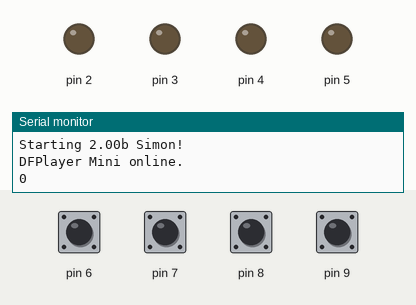
A sketch run on a simulated Arduino Uno, built with avr-gcc and run on an emulated ATmega328P. On the bench: output pins drawn as LEDs (lit = HIGH), the last lines printed to the serial monitor. Dashed ring = blinking. Inputs (shaded band) come from the test bench; at power-on: pin 6–9 HIGH. Random numbers use the default seed unless the sketch sets one; the audio player accepts every command and is not drawn.

Above: at 11.8 s.
11.9 s: pin 6 pulled LOW for 0.15 s
At 12.15 s:
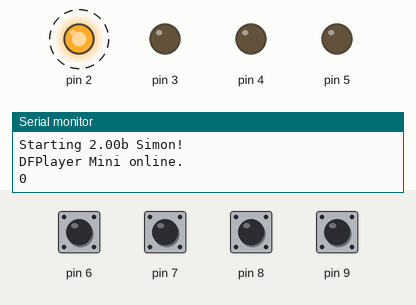
At 13.97 s:
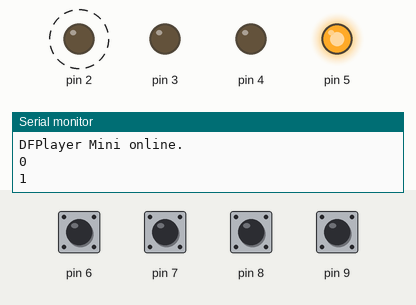
15.0 s: pin 7 pulled LOW for 0.15 s
At 15.25 s:
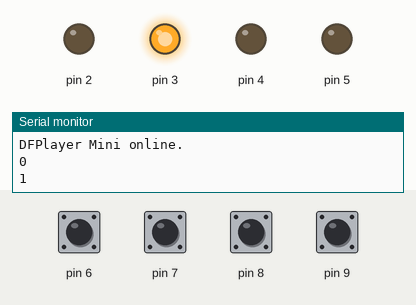
Timing chart, 0 to 24.0 s (numbered marks = the images above; inputs shaded):
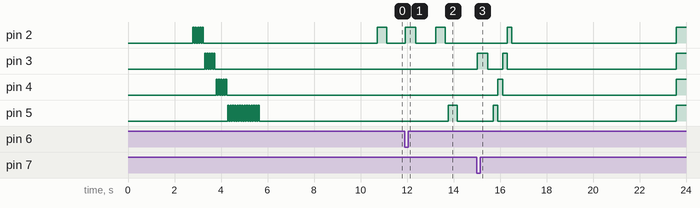

The sketch:

ToobersArduino.ino
```cpp
// (licence header left out)
#include "SoftwareSerial.h"
#include "DFRobotDFPlayerMini.h"

SoftwareSerial mySoftwareSerial(10, 11);                  // RX, TX
DFRobotDFPlayerMini myDFPlayer;                           // Create myDFPlayer of the DFPlayer Class

int MAX_SCORE = 100;
int state = 0;                                            // Create a variable to store the 'state' of the game
                                                          // - State 0: Game is playing starting sequence
                                                          // - State 1: Playing the sequence
                                                          // - State 2: Waiting user input response
                                                          // - State 3: Game is over! Awaiting user to press green to continue

int score = 0;                                            // Keeps track of the score
int sequence[101];                                        // Keeps track of the sequence
int buttonPressed[4] = {false, false, false, false};      // State of each button

int playerSequenceIndex = 0;                              // When the user is playing back the sequence, this keeps track of where in the sequence they are

/*
 * setup
 * --
 * The setup() function is called when a sketch starts. Use it to initialize variables, pin modes, start using libraries, etc.
 * This function will only run once, after each powerup or reset of the Arduino board.
 */
void setup() {
  mySoftwareSerial.begin(9600);                           // Initiate communication with the DFPlayer
  Serial.begin(115200);                                   // Mostly used for debugging

  for (int i = 2; i < 6; i++) {                           // Set inputs 2, 3, 4, 5 to be OUTPUT pins (LEDs)
    pinMode(i, OUTPUT);
  }

  for (int i = 6; i < 10; i++) {                          // Set inputs 6, 7, 8, 9 to be INPUT pins (Buttons)
    pinMode(i, INPUT_PULLUP);
  }

  generateSequence();

  Serial.println(F("Starting 2.00b Simon!"));             // Print to serial monitor that we're starting!

  delay(1000);

  if (!myDFPlayer.begin(mySoftwareSerial)) {              // Use softwareSerial to communicate with mp3. If we have trouble,
    Serial.println(F("Unable to begin:"));                // print to the serial monitor so we can see.
    Serial.println(F("1.Please recheck the connection!"));
    Serial.println(F("2.Please insert the SD card!"));
  } else {
    Serial.println(F("DFPlayer Mini online."));
  }

  delay(1000);

  myDFPlayer.volume(20);                                   // Set volume value. From 0 to 30

  playAudio(1);                                            // Play the first mp3! Exciting stuff

  delay(240);                                              // This delay and digital write is timed to turn each light on and off
  for (int i = 2; i < 6; i ++) {                           // to match up with the sound effects
    for (int j = 0; j < (i == 5 ? 14 : 5); j ++) {         // There's an operation in there called the ternary operator.
      digitalWrite(i, HIGH);                               // If we're on the last LED (i.e. led 5) loop more times so we can time it with the music
      delay(50);
      digitalWrite(i, LOW);
      delay(50);
    }
  }
  delay(5000);
  state = 1;                                               // We're all set with this state. Let's set the state to 1 to start the sequence playing
}

/*
 * loop
 * --
 * The loop function is called continously - meaning, once it reaches the end, it'll do exactly as
 * the name suggests. Loop and call the function again! Note that if you have delays() in this function, it means
 * each loop will take longer.
 */
void loop()
{
  if (state == 1) {                                        // This is where we'll play the sequence to the user
    Serial.println(score);
    for (int i = 0; i < score + 1; i++) {                  // The number of tones played is one more than the score
      playAudio(sequence[i]);                              // Play the tone as defined in our initial 100 tones.
      digitalWrite(sequence[i], HIGH);
      delay(400);
      digitalWrite(sequence[i], LOW);
      delay(100);
    }
    playerSequenceIndex = 0;                               // Reset the player sequence number
    state = 2;                                             // Move to the next sequence
  }

  if (state == 2) {                                        // If we're in this state, we're listening to the user input
    for (int i = 2; i < 6; i ++) {
      if (digitalRead(i+4) == LOW && buttonPressed[i-2] == false) {
        buttonPressed[i-2] = true;                         // This line is used for debouncing. We can use this technique to prevent
                                                           // a button from being pressed 'multiple times', since the input may be noisy.
                                                           // Once the user presses it, this code will no longer run until they've fully
                                                           // 'released' the button (see the else if statement below)

        playAudio(i);
        digitalWrite(i, HIGH);
        delay(450);
        digitalWrite(i, LOW);

        if (sequence[playerSequenceIndex] == i) {
          playerSequenceIndex += 1;
          if (playerSequenceIndex > score) {               // That's all the buttons they need to play!

             playAudio(6);
             delay(800);
             if (score < MAX_SCORE) {
               score += 1;
               state = 1;                                  // We've updated the state, and now we're returning to the toy playing the sequence
             } else {
               playScoreSound(MAX_SCORE);                  // Gasp! They've reached 100! That's the highest possible score!
               playAudio(37);
               delay(3000);
               state = 3;
             }
          }
        } else {
          state = 3;                                       // Player has lost! Update the state to now be in the 'waiting for reset'
          playAudio(7);
          delay(200);
          for (int k = 2; k < 6; k ++) {
            digitalWrite(7-k, HIGH);
            delay(200);
            digitalWrite(7-k, LOW);
          }
          delay(3000);

          playScoreSound(score);

          playAudio(37);
          delay(2500);
        }

      } else if (digitalRead(i+4) == HIGH && buttonPressed[i-2] == true) {
        buttonPressed[i-2] = false;                        // Part of the debouncing system as mentioned above
      }
    }
  }

  if (state == 3) {                                        // Waiting for player to press
    digitalWrite(2, HIGH);
    digitalWrite(3, HIGH);
    digitalWrite(4, HIGH);
    digitalWrite(5, HIGH);
    if (digitalRead(6) == LOW || digitalRead(7) == LOW || digitalRead(8) == LOW || digitalRead(9) == LOW) {
      playerSequenceIndex = 0;
      score = 0;
      state = 1;
      digitalWrite(2, LOW);
      digitalWrite(3, LOW);
      digitalWrite(4, LOW);
      digitalWrite(5, LOW);
      delay(1000);
    }
  }
}

/*
 * generate sequence
 * --
 * helper function that generates a sequence of 100 random tones
 */
void generateSequence() {
  randomSeed(analogRead(0));                              // Nothing is connected to pin A0, which will produce noise.
                                                          // We can use this noise to generate a random number.

  for (int i = 0; i < MAX_SCORE + 1; i++) {               // Pre-set 100 random tones to be our sequence
    sequence[i] = random(2, 6);
  }
}

/*
 * play score sound
 * --
 * helper function that plays the audio file of the player's score
 * when the number gets larger than 19, the sounds are combined
 * e.g. a voice recording of 20 + a voice recording of 4
 * when the number gets to 100, we play the final celebratory score
 */
void playScoreSound(int s) {
  if (s < 20) {
    playAudio(s + 8);
    delay(1500);
  } else if (s < 100) {
    int tens = s / 10;
    int ones = s % 10;
    playAudio(tens + 26);
    delay(800);
    if (ones != 0) {
      playAudio(ones + 8);
      delay(1500);
    }
  } else if (s == MAX_SCORE) {
    playAudio(36);
    delay(10000);
  }
}

void playAudio(int s) {
  myDFPlayer.play(s);
}
```

Measured:
- after the input at 11.9 s, pin 2: alternates HIGH for 0.43 s and LOW for 0.86 s, starting at once; pin 5: LOW → HIGH after 1.9 s, → LOW 0.40 s later
- after the input at 15.0 s, pin 2: LOW → HIGH after 1.3 s, → LOW 0.20 s later, → HIGH 7.1 s later; pin 3: goes HIGH 0.45 s, LOW 0.63 s, HIGH 0.20 s, LOW 7.3 s, then HIGH, starting at once; pin 4: LOW → HIGH after 0.91 s, → LOW 0.20 s later, → HIGH 7.5 s later; pin 5: LOW → HIGH after 0.71 s, → LOW 0.20 s later, → HIGH 7.7 s later
